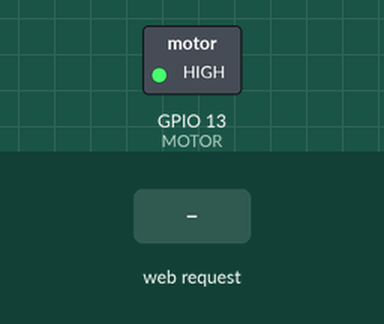
A sketch run on a simulated ESP32. Parts: switched loads named in the sketch (green lamp = pin HIGH). Inputs (shaded band) come from the test bench. WiFi joins after 1.5 s; servers stay silent unless stated; pins used as bus, display or sensor lines are not drawn; what the sketch prints to the serial monitor is not drawn.

Above: at 2.7 s.
2.8 s: HTTP request GET /toggleMotor received
At 4.0 s:
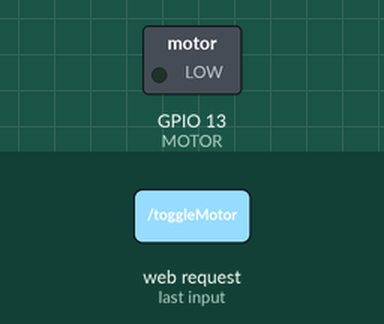
Timing chart, 0 to 5.8 s (numbered marks = the images above; inputs shaded):
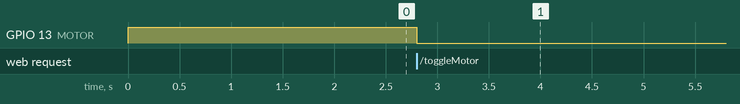

The sketch:

NerfWebServer.ino
```cpp
#include <Wire.h>
#include <Adafruit_SSD1306.h>
#include <WiFi.h>
#include <WebServer.h>
#include <ESPmDNS.h>

#define TRIGGER 15
#define MOTOR 13

WebServer server(80);
const char *mDNSAddr = "nerfornothing";

void setup() {
  Serial.begin(9600);
  pinMode(TRIGGER, OUTPUT);
  pinMode(MOTOR, OUTPUT);

  // For some reason, a HIGH state means OFF for our relay.
  digitalWrite(TRIGGER, HIGH);
  digitalWrite(MOTOR, HIGH);

  // Initialize web server.
  WiFi.mode(WIFI_STA);
  WiFi.begin("Dam", "");

  while(WiFi.status() != WL_CONNECTED) {
    delay(500);
  }
  Serial.println("Connected.");
  server.on("/", initialPage);
  server.on("/toggleMotor", toggleMotor);
  server.on("/toggleTrigger", toggleTrigger);

  if (MDNS.begin(mDNSAddr)) {
    Serial.println("mdns registered.");
  } else {
    Serial.println("Could not register mdns.");
  }

  server.begin();
}

void initialPage() {
  server.send(200, "text/html", "<img src=\"https://cdn.discordapp.com/attachments/642491654967787572/821473531383513108/image0.gif\"/>");
}

void toggleMotor() {
  digitalWrite(MOTOR, 1 - digitalRead(MOTOR));
  server.send(200, "text/html", "<p>Success</p>");
}

void toggleTrigger() {
  digitalWrite(TRIGGER, 1 - digitalRead(TRIGGER));
  server.send(200, "text/html", "<p>Success</p>");
}

void toggleTriggerBlocking() {
  digitalWrite(TRIGGER, 1 - digitalRead(TRIGGER));
  delay(0.4);
  digitalWrite(TRIGGER, 1 - digitalRead(TRIGGER));
  server.send(200, "text/html", "<p>Success</p>");
}

void loop() {
  server.handleClient();
}
```

Measured:
- after the input at 2.8 s, GPIO 13 (MOTOR): HIGH → LOW at once
